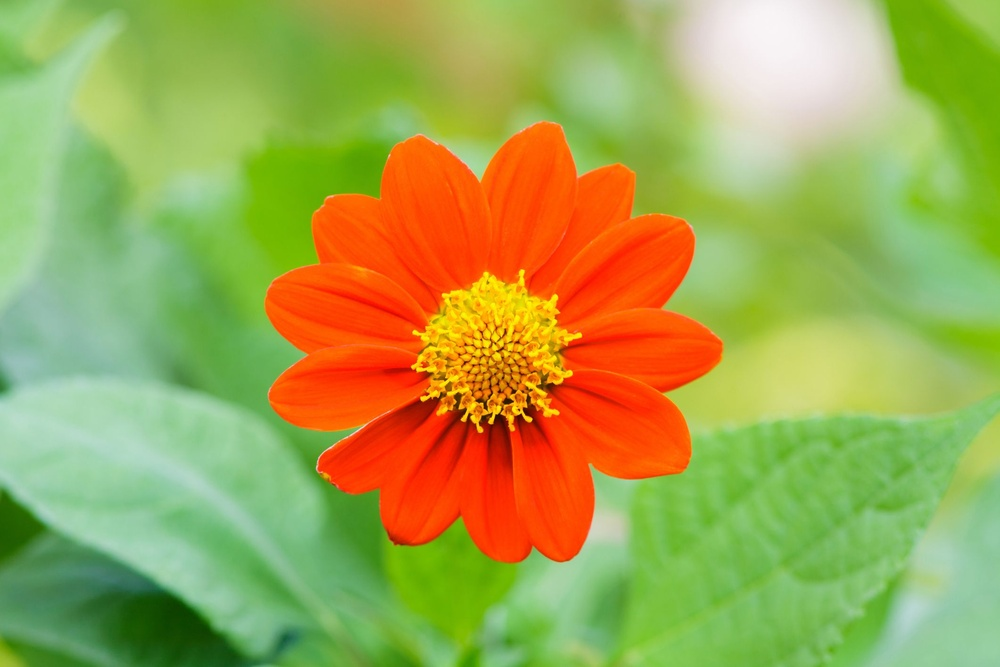
#> input picture flower.jpeg, 1000 x 667 px, shrunk from 2121 x 1414 before the run
$ jupyter execute Algebric-operations.ipynb
#> lines starting #> are read from the running program, lines starting #| are printed output that depends on the picture
[cell 1]
import numpy as np

Scalar entity: Scalars are singular numerical entities. scalar means data with magnitude or a value and don't have a direction

[cell 2]
a=5

Vector entity: A vector is a mathematical object that has both magnitude and direction. Vector means magnitude along with direction. Latitude and Longitude is a vector entity.

Ex: X axis and Y axis if i have to represent (2,3) like (x,y) in vertically and horizontally. Now, If you are going to combine in one point, that point techniquecally represent (2,3). This data will be having a magnitude of X axis magnitude of y axis as well as it will be having a direction. That's why this entity we called as Vector.

[cell 3]
a1 = np.array([2,3])

[cell 4]
a1

Vector wise we can do multiply/divide/add or try to find out exponent of a particular vector, each and everything is possible with a scalar entity. So here vector divided by scalar or multiply by scalar.

Vector to scalar it will just try to amplify or maybe it will try to reduce the data.

[cell 5]
#Amplify the magnitude of a1 at one time
a1*5

[cell 6]
a1-5

In 3 dimension of array representing only one dot in 3D coordinates.

[cell 7]
# 3 dimension array, 3D coordinates like (x,y,z)
c = np.array([2,-1,3])
d = np.array([1,4,-2])

Along the axis it is going to perform any kind of operation. Whenever you are trying to perform with respect to a direction because direction is an integrated entity will be able to findout with respect to vector.

[cell 8]
#vector to vector addition
c+d

[cell 9]
c*d

The dot product of two vectors is equal to the product of the magnitudes of the two vectors, and the cosine of the angle between them.

Total=c1d1+c2d2+c3d3

[cell 10]
# dot product
np.dot(c,d)

[cell 11]
#dot product
c@d

Cross product of x axis is : c2d3-c3d2=(-1*-2)-(3*4)=(-2)-12=-10

[cell 12]
np.cross(c,d)

Matrix combination of vectors: here we have two points or it is representing two coordinates

[cell 13]
# Matrix combination of vector
A = np.array([[1,2],[3,4]])

[cell 14]
A

[cell 15]
B = np.array([[5,3],[3,4]])

[cell 16]
B

Addition of two matrices: [[[a1+b1],[a2+b2]], [[a3+b3],[a4+b4]]]

[cell 17]
# Addition of two matrices
A+B

Matrix multiplication: [[[a1*b1+a2*b3], [a1*b2+a2*b4]], [[a3*b1+a4*b3],[a3*b2+a4*b4]]]

c[ij]=c[ij]+a[ik]*b[kj]

[cell 18]
# matrix multiplication
np.dot(A,B)

T: transpose of the matrices. Like row as column and column as a row

[cell 19]
#rotate entire data by 180
A.T

Formula for inverse of a matrix

[cell 20]
# Inverse of the matrices
np.linalg.inv(A)

[cell 21]
# Determinant of the matrix
np.linalg.det(A)

[cell 22]
# Rank of the matrix
np.linalg.matrix_rank(A)

These matrix we are using mainly in Egan value and Egan vector

 Eigenvalues are the numbers that indicate how much something stretches or shrinks during that transformation.

 Eigenvectors are the directions that remain unchanged during a transformation, even if they get longer or shorter.

 Eigenvalues and Eigenvectors are the scalar and vector quantities associated with matrices used for linear transformations. The vector that only changes by a scalar factor after applying a transformation is called an eigenvector, and the scalar value attached to the eigenvector is called the eigenvalue.

 Why we use Egan value and Egan vector?
 There is a chance or there is a possibility i can try to change my complete data, so whenever value which is given to me over here may be i can try to estimate the same kind of a data but in different format.

I have original data and that data represent dot in a graph and i draw line over dots, and i am going to prepare new data based on the dots. Now can i say my original dataset and another dataset having a lot in similarity because i am able to derive this dataset out of my original dataset. And i am derive this entire dataset so im trying to consider the most significat reason in the line.

Here Lambda/scalarjust represent the magnitude. If lambda is more means it is going to give you a more significance, if lambda is less means it is going to give you a less significance. Is say that you can transform a data into one format to another format withouyt loosing a meaning a meaning of data like you can change entire value but without loosing a meaning of the data.

By transforming data you will get arranged dataset in a terms where most significat data will take in a first place means a kind of the data which is representing a property most of the property of the entire data. Like i said line, The line technically representing a most significant property of the entire dot because it is going through the denser region of the entire scatter that i have inside my dataset.

Conclusion: This egan value is been used for a decomposition for a noise reduction

[cell 23]
np.linalg.eig(A)

[cell 24]
import cv2

[cell 25]
data = cv2.imread("flower.jpeg", cv2.IMREAD_GRAYSCALE)
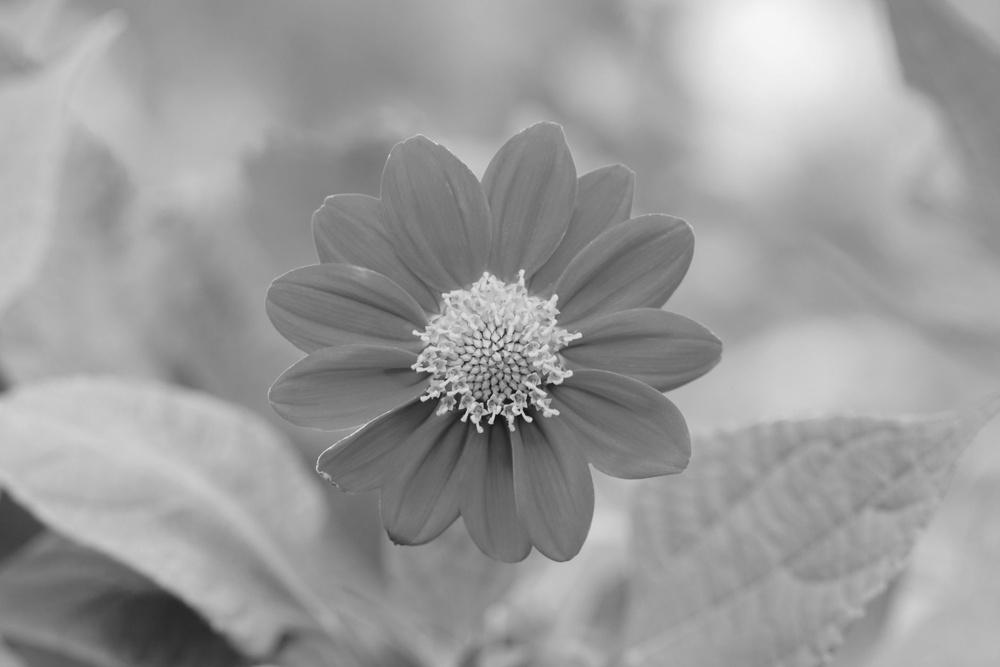
#> data: shape (667, 1000); min 13, max 246, mean 154.9

[cell 26]
data.shape
#> Out = (667, 1000)

2D image convert into GrayScale(Black and white) basically my image available into RGB form. Image having 3 layers i have converted into 2 layers. I don't want to loose any kind of a properties, whatever shape is visible inside my images it should be visible even after reduction of the data.

[cell 27]
import matplotlib.pyplot as plt
plt.imshow(data)

SVD: Singular value decomposition

[cell 28]
result = np.linalg.svd(data)

[cell 29]
result

Try to represent same image/data in 3 terms

[cell 30]
u, s, vt = np.linalg.svd(data)
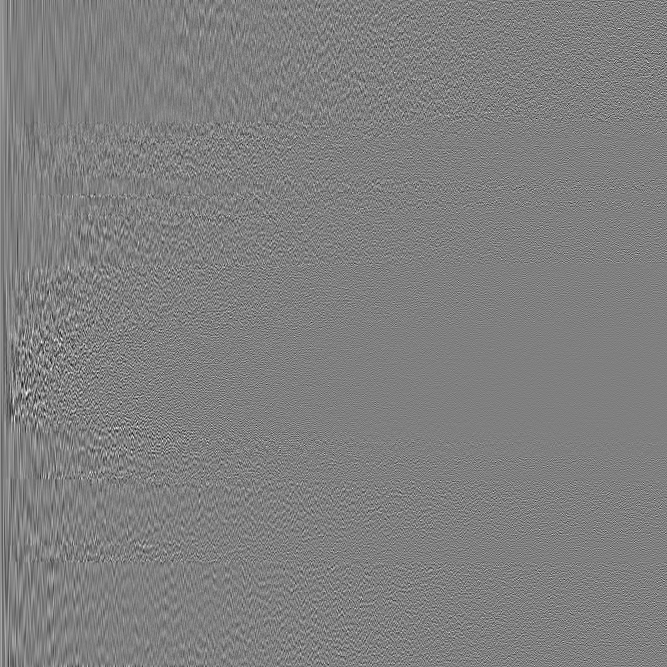
#> u: shape (667, 667) float64; min -0.259, max 0.257, mean 5.47e-05; drawn with min black and max white
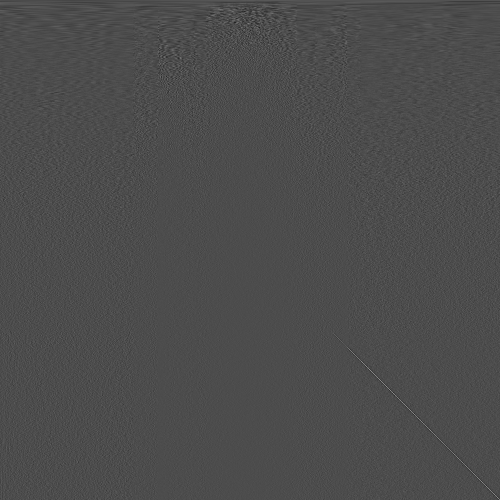
#> vt: shape (1000, 1000) float64 (shown at 1/2 size); min -0.248, max 0.577, mean 3.83e-05; drawn with min black and max white
#> s = 667 values, max 127594.8 at index 0, min 2.61 at index 666, mean 390.4

[cell 31]
u

[cell 32]
s
#> Out has the same summary as s

[cell 33]
vt

[cell 34]
u.shape
#> Out = (667, 667)

[cell 35]
s.shape
#> Out = (667,)

[cell 36]
vt.shape
#> Out = (1000, 1000)

Try to recontruct the image. If i have to recontruct the image i ahve to take these 3 factors (u,s,vt) together and i have to select some of the data out of these three and then i have to recontruct the image.

[cell 37]
compressed_image = np.dot(u[:,:100],np.dot(np.diag(s[:100]),vt[:100, :]))
